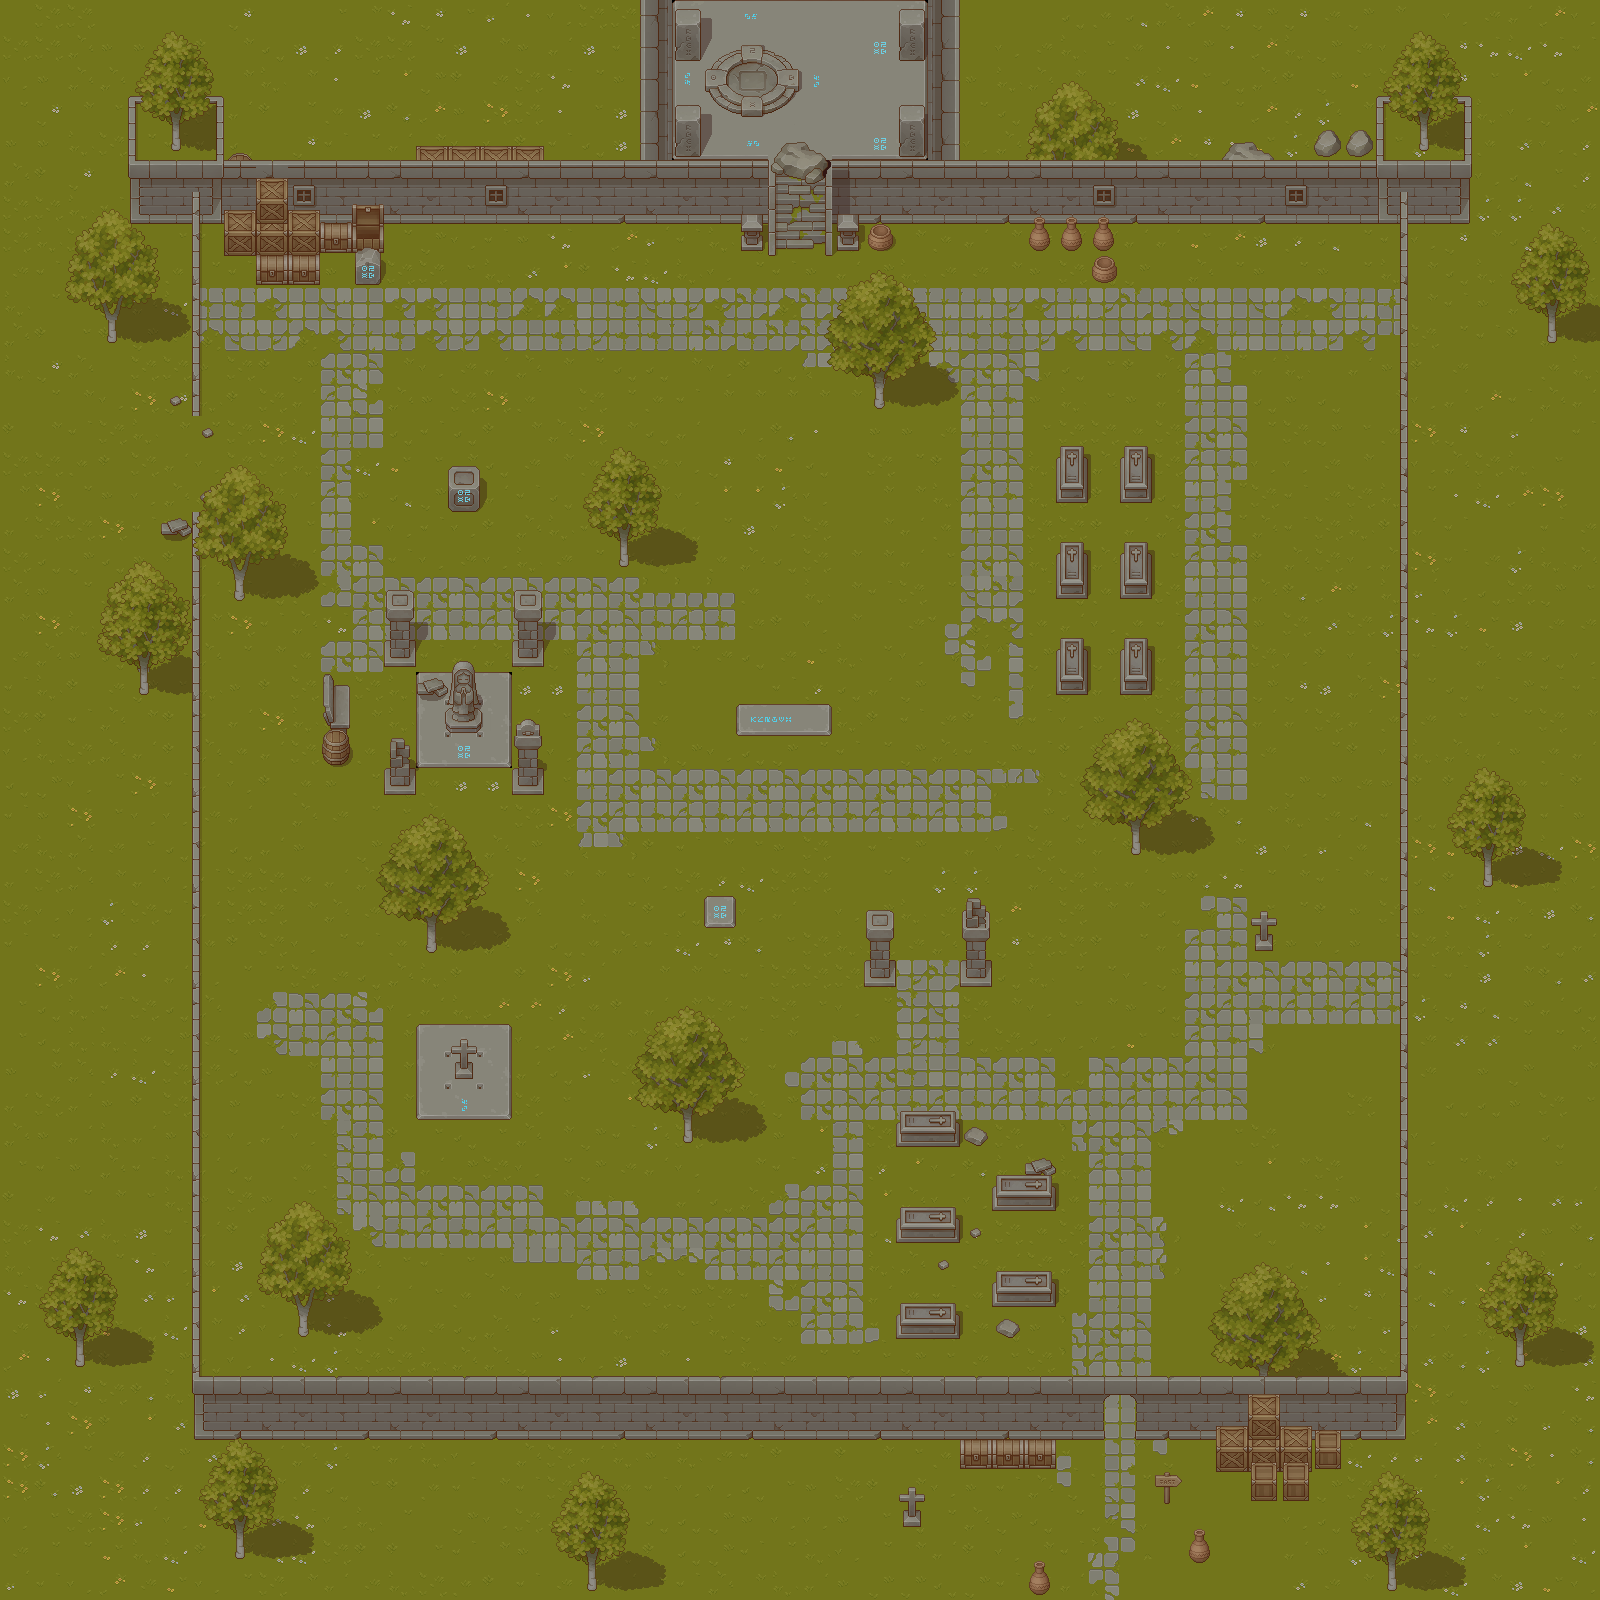

A level layout from a 2D game, rendered from its tile map. Below: a short description, then the map file with tile-grid data replaced by summaries:
An orthogonal 50x50 tile map with 32x32 px tiles, 15 tile layers (ground, shadows, behind-the-wall, upper-wall, ...), 2 hidden layers not drawn, 8 tilesets and 82 objects (3, 5, 6, 4, 2, ...).

<map version="1.10" tiledversion="1.11.2" orientation="orthogonal" renderorder="right-down" width="50" height="50" tilewidth="32" tileheight="32" infinite="0" nextlayerid="25" nextobjectid="88">
 <editorsettings>
  <export target="map.lua" format="lua" />
 </editorsettings>
 <tileset firstgid="1" name="TX Tileset Grass" tilewidth="32" tileheight="32" tilecount="64" columns="8">
  <image source="Texture/TX Tileset Grass.png" width="256" height="256" />
 </tileset>
 <tileset firstgid="65" name="TX Tileset Wall" tilewidth="32" tileheight="32" tilecount="256" columns="16">
  <image source="Texture/TX Tileset Wall.png" width="512" height="512" />
 </tileset>
 <tileset firstgid="321" name="TX Tileset Stone Ground" tilewidth="32" tileheight="32" tilecount="64" columns="8">
  <image source="Texture/TX Tileset Stone Ground.png" width="256" height="256" />
 </tileset>
 <tileset firstgid="385" name="TX Struct" tilewidth="32" tileheight="32" tilecount="256" columns="16">
  <image source="Texture/TX Struct.png" width="512" height="512" />
 </tileset>
 <tileset firstgid="641" name="TX Props" tilewidth="32" tileheight="32" tilecount="256" columns="16">
  <image source="Texture/TX Props.png" width="512" height="512" />
 </tileset>
 <tileset firstgid="897" name="TX Plant" tilewidth="32" tileheight="32" tilecount="256" columns="16">
  <image source="Texture/TX Plant.png" width="512" height="512" />
 </tileset>
 <tileset firstgid="1153" name="TX Shadow" tilewidth="32" tileheight="32" tilecount="256" columns="16">
  <image source="Texture/TX Shadow.png" width="512" height="512" />
 </tileset>
 <tileset firstgid="1409" name="TX Shadow Plant" tilewidth="32" tileheight="32" tilecount="256" columns="16">
  <image source="Texture/TX Shadow Plant.png" width="512" height="512" />
 </tileset>
 <layer id="1" name="ground" width="50" height="50">
  <data>[2500 cells, 2500 non-empty, 75 distinct tile ids]</data>
 </layer>
 <layer id="20" name="shadows" width="50" height="50" opacity="0.37">
  <data>[2500 cells, 208 non-empty, 56 distinct tile ids]</data>
 </layer>
 <layer id="11" name="behind-the-wall" width="50" height="50">
  <data>[2500 cells, 93 non-empty, 49 distinct tile ids]</data>
 </layer>
 <layer id="6" name="upper-wall" width="50" height="50">
  <data>[2500 cells, 97 non-empty, 30 distinct tile ids]</data>
 </layer>
 <layer id="22" name="stairs-shadow" width="50" height="50" opacity="0.32">
  <data>[2500 cells, 4 non-empty, 4 distinct tile ids]</data>
 </layer>
 <layer id="14" name="runes" width="50" height="50">
  <data>[2500 cells, 7 non-empty, 4 distinct tile ids]</data>
 </layer>
 <layer id="2" name="deco" width="50" height="50">
  <data>[2500 cells, 222 non-empty, 52 distinct tile ids]</data>
 </layer>
 <layer id="12" name="bottom-wall-back" width="50" height="50">
  <data>[2500 cells, 122 non-empty, 62 distinct tile ids]</data>
 </layer>
 <layer id="23" name="rock-tile" width="50" height="50">
  <data>[2500 cells, 4 non-empty, 4 distinct tile ids]</data>
 </layer>
 <layer id="24" name="win-con" width="50" height="50" visible="0">
  <data>[2500 cells, 4 non-empty, 3 distinct tile ids]</data>
 </layer>
 <layer id="18" name="level-2-runes" width="50" height="50">
  <data>[2500 cells, 6 non-empty, 2 distinct tile ids]</data>
 </layer>
 <layer id="21" name="level-2-shadows" width="50" height="50" opacity="0.4">
  <data>[2500 cells, 26 non-empty, 14 distinct tile ids]</data>
 </layer>
 <layer id="9" name="deco-level-2" width="50" height="50">
  <data>[2500 cells, 17 non-empty, 11 distinct tile ids]</data>
 </layer>
 <imagelayer id="15" name="player" visible="0" />
 <layer id="5" name="bottom-wall-front" width="50" height="50">
  <data>[2500 cells, 291 non-empty, 75 distinct tile ids]</data>
 </layer>
 <layer id="7" name="stairs-to-level-2" width="50" height="50">
  <data>[2500 cells, 9 non-empty, 5 distinct tile ids]</data>
 </layer>
 <layer id="10" name="nature" width="50" height="50">
  <data>[2500 cells, 244 non-empty, 53 distinct tile ids]</data>
 </layer>
 <objectgroup id="4" name="walls">
  <object id="1" x="189" y="510.333" width="16" height="915.837" />
  <object id="2" x="205.334" y="169" width="569.646" height="21.6667" />
  <object id="3" x="1392.5" y="169.334" width="18.5" height="1224.7" />
  <object id="4" x="196.333" y="1399.33" width="907.503" height="26.8334" />
  <object id="5" x="1136.88" y="1398.05" width="265.667" height="25.6818" />
  <object id="7" x="518.375" y="618.125" width="19.375" height="30.5" />
  <object id="8" x="620.25" y="531.625" width="8.125" height="27.75" />
  <object id="10" x="389.979" y="617.583" width="19.375" height="30.8333" />
  <object id="11" x="517.979" y="759.917" width="19.375" height="18.8333" />
  <object id="12" x="390.646" y="761.583" width="19.375" height="18.5" />
  <object id="13" x="768.667" y="190.667" width="6.33333" height="64.3333" />
  <object id="14" x="823.667" y="189.667" width="8.33333" height="64.6667" />
  <object id="15" x="823.677" y="167.792" width="569.646" height="21.6667" />
  <object id="17" x="452.727" y="691.091" width="21.4545" height="26.5455" />
  <object id="18" x="259.75" y="214" width="56.625" height="62" />
  <object id="19" x="228" y="217.25" width="30.875" height="34.625" />
  <object id="20" x="319.125" y="225" width="29.5" height="23.375" />
  <object id="21" x="329.125" y="687.5" width="15.25" height="69.625" />
  <object id="22" x="353.273" y="225.455" width="28.5455" height="23.2727" />
  <object id="23" x="453.091" y="473.727" width="21.4545" height="31.5455" />
  <object id="24" x="428.25" y="917.958" width="6.25" height="25.1667" />
  <object id="25" x="457.25" y="1046" width="13.5" height="26.625" />
  <object id="26" x="299.455" y="1304.77" width="7.63636" height="25.4394" />
  <object id="27" x="903" y="1307.33" width="50" height="25.6667" />
  <object id="28" x="999.333" y="1274.67" width="49" height="26" />
  <object id="29" x="905.667" y="1210" width="45.6667" height="23.3333" />
  <object id="30" x="1002" y="1178.33" width="48.6667" height="26" />
  <object id="31" x="902" y="1113.67" width="50.3333" height="26.6667" />
  <object id="32" x="870.25" y="958.25" width="19.25" height="18.25" />
  <object id="33" x="966.5" y="958" width="18.75" height="16.25" />
  <object id="34" x="1063" y="644.75" width="16.75" height="40" />
  <object id="35" x="1063" y="548.75" width="17" height="39.5" />
  <object id="36" x="1063" y="452.5" width="17.25" height="39.75" />
  <object id="37" x="1127" y="451" width="17.25" height="43" />
  <object id="38" x="1127.25" y="550.5" width="17" height="38.75" />
  <object id="39" x="1127" y="643.75" width="17.5" height="41.75" />
  <object id="40" x="1131.75" y="818.167" width="7.16667" height="32.5833" />
  <object id="41" x="965" y="1441.25" width="87" height="21" />
  <object id="42" x="906.5" y="1510" width="11.25" height="13" />
  <object id="43" x="1034.25" y="1574.5" width="9.5" height="15.25" />
  <object id="44" x="1193.5" y="1543.5" width="12.5" height="16" />
  <object id="45" x="1165.75" y="1486.75" width="2.25" height="15.25" />
  <object id="46" x="1222" y="1429.5" width="113.25" height="31.5" />
  <object id="47" x="1259" y="1462.5" width="41.25" height="29.75" />
  <object id="48" x="1388.5" y="1561.58" width="7" height="22.8333" />
  <object id="49" x="1516.5" y="1333.83" width="6.75" height="27.5833" />
  <object id="50" x="1485.25" y="855.917" width="5.5" height="29.3333" />
  <object id="51" x="1548.5" y="310.333" width="6.5" height="28.9167" />
  <object id="52" x="1383.25" y="102.75" width="86.5" height="109.75" />
  <object id="53" x="1231.5" y="148" width="32.5" height="19.5" />
  </objectgroup>
 <objectgroup id="13" name="rock">
  <!-- 9 objects omitted --></objectgroup>
 <objectgroup id="17" name="rune_obj">
  <!-- 8 objects omitted --></objectgroup>
 <objectgroup id="19" name="textBox">
  <!-- 1 objects omitted --></objectgroup>
</map>
<!-- 32 of 82 objects omitted -->
